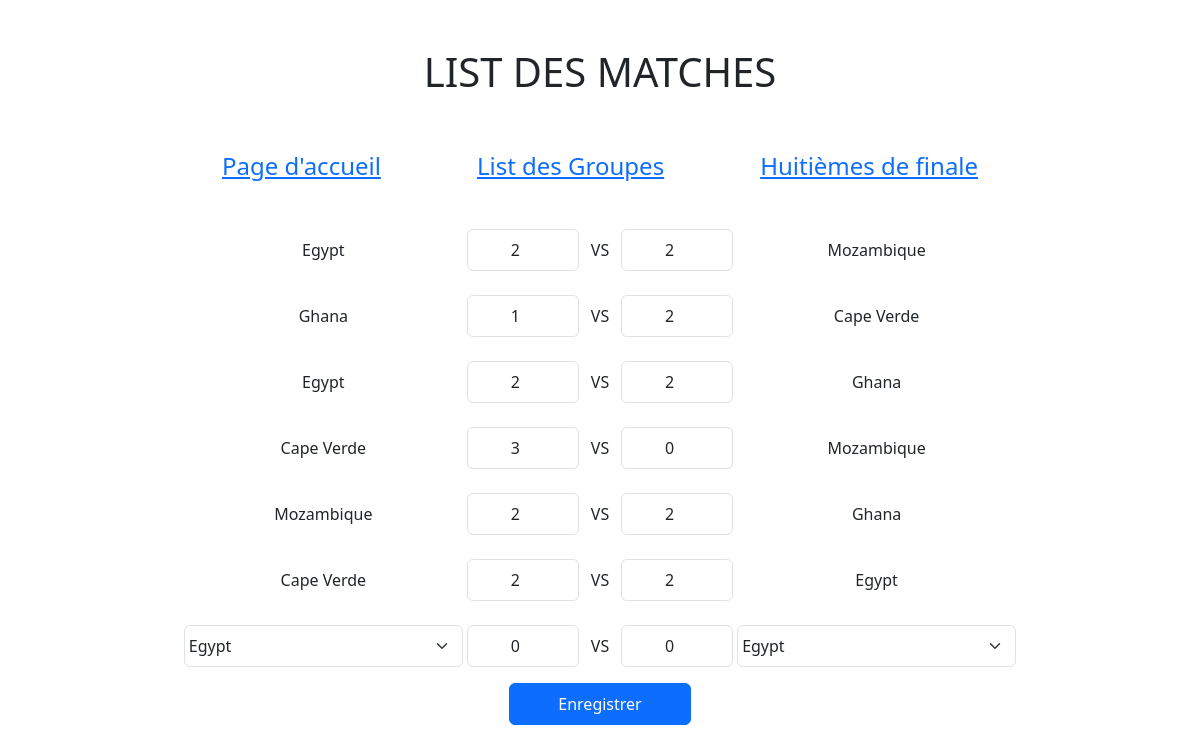
Page /Afcon/ViewMatches/2 on the committed database.
### Afcon/models.py (models this page shows)
class Equipes(models.Model):
    name = models.CharField(max_length=200)
    classement = models.IntegerField(default=0)
    points = models.IntegerField(default=0)
    groupe = models.ForeignKey(Groupes, on_delete=models.CASCADE)

### Afcon/views.py (the view)
# urls.py: path('ViewMatches/<int:groupe_id>', views.ViewMatches, name='ViewMatches'),
def ViewMatches(request, groupe_id):
    template = loader.get_template('Afcon/matche.html')
    equipes = Equipes.objects.filter(groupe_id=groupe_id)
    matches = Matches.objects.filter(groupe_id=groupe_id)
    new_list_matches = getMatchesByGroupe(equipes, matches)
    context = {'equipes': equipes, 'matches': new_list_matches, 'groupe_id': groupe_id}
    return HttpResponse(template.render(context, request))

### Afcon/views.py (called while the page is built)
def getMatchesByGroupe(equipes, matches):
    new_list = []
    name_int_equipe = ''
    name_ext_equipe = ''
    for m in matches:
        for e in equipes:
            if m.id_int_equipe == e.id:
                name_int_equipe = e.name
            if m.id_ext_equipe == e.id:
                name_ext_equipe = e.name
        data = {
            'name_int_equipe': name_int_equipe,
            'score_int_equipe': m.score_int_equipe,
            'name_ext_equipe': name_ext_equipe,
            'score_ext_equipe': m.score_ext_equipe
        }
        new_list.append(data)
    return new_list

### Afcon/templates/Afcon/matche.html (shortened to what this page needs)
<!DOCTYPE html>
<html lang="en">
<head>
    <link rel="stylesheet" href="//cdn.jsdelivr.net/npm/bootstrap@5.3.2/dist/css/bootstrap.min.css" />
    {% load static %}
    <link rel="stylesheet" href="{% static 'Afcon/style.css' %}" />
</head>
<body>
    <h1 class="h1 p-5">List des Matches</h1>
    <ul class="list mb-5">
        <li class="px-5"><a href="{% url 'Afcon:ViewAccueil' %}" class="h4 link-primary">Page d'accueil</a></li>
        <li class="px-5"><a href="{% url 'Afcon:ViewGroupe' %}" class="h4 link-primary">List des Groupes</a></li>
        <li class="px-5"><a href="{% url 'Afcon:ViewHuitiemeFinal' %}" class="h4 link-primary">Huitièmes de finale</a></li>
    </ul>
    <div class="container">
        <div class="row">
            {% for matche in matches %}
                <div class="col-12 mb-4 text-center">
                    <label for="scoreIntEquipe" class="w-25">{{ matche.name_int_equipe }}</label>
                    <input type="number" id="scoreIntEquipe" class="form-control px-1 py-2 w-10 d-inline-block text-center" name="score_int_equipe" value="{{ matche.score_int_equipe }}" readonly />
                    <span class="d-inline-block mx-2">VS</span>
                    <input type="number" id="scoreIntEquipe" class="form-control px-1 py-2 w-10 d-inline-block text-center" name="score_ext_equipe" value="{{ matche.score_ext_equipe }}" readonly />
                    <label for="scoreIntEquipe" class="w-25">{{ matche.name_ext_equipe }}</label>
                </div>
            {% endfor %}
            <div class="col-12 text-center">
                <form action="{% url 'Afcon:saveMatche' %}" method="POST">
                    <select name="intEquipe" class="form-select px-1 py-2 w-25 d-inline-block">
                        {% for equipe in equipes %}
                        <option value="{{ equipe.id }}">{{ equipe.name }}</option>
                        {% endfor %}
                    </select>
                    <input type="number" name="scoreIntEquipe" class="form-control px-1 py-2 w-10 d-inline-block text-center" value="0" min="0" max="99" />
                    <span class="d-inline-block mx-2">VS</span>
                    <input type="number" name="scoreExtEquipe" class="form-control px-1 py-2 w-10 d-inline-block text-center" value="0" min="0" max="99" />
                    <select name="extEquipe" class="form-select px-1 py-2 w-25 d-inline-block">
                        {% for equipe in equipes %}
                        <option value="{{ equipe.id }}">{{ equipe.name }}</option>
                        {% endfor %}
                    </select>
                    <br/>
                    <input type="submit" class="btn btn-primary mt-3 px-5 py-2" value="Enregistrer" />
                </form>
            </div>
        </div>
    </div>
</body>
</html>

### Afcon/static/Afcon/style.css (style rules this page uses)
body { margin: 0px; padding: 0px; }
.w-10 { width: 10%; }
h1 { text-align: center; color: brown; font-size: 25px; text-transform: uppercase; }
ul.list { list-style: none; margin: 0px; padding: 0px; display: flex; align-items: center; justify-content: center; }
ul.list li { display: inline-block; }

### rows in the picture
Equipes: name_int_equipe "Egypt" "Egypt", name_ext_equipe "Egypt"
Equipes: name_ext_equipe "Mozambique" "Mozambique", name_int_equipe "Mozambique"
Equipes: name_int_equipe "Ghana", name_ext_equipe "Ghana" "Ghana"
Equipes: name_ext_equipe "Cape Verde", name_int_equipe "Cape Verde" "Cape Verde"

### other values in the picture
form field intEquipe "Egypt"
form field extEquipe "Egypt"
